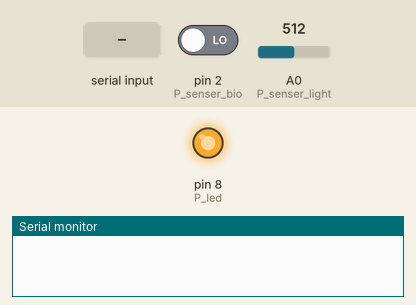
A sketch run on a simulated Arduino Uno, built with avr-gcc and run on an emulated ATmega328P. Shown: output pins drawn as LEDs (lit = HIGH), the last lines printed to the serial monitor. The test bench sets the inputs (shaded band); at power-on: pin 2 (P_senser_bio) LOW, A0 (P_senser_light) = 512.

Above: at 1.2 s.
1.3 s: "led off" received over Serial
At 3.5 s:
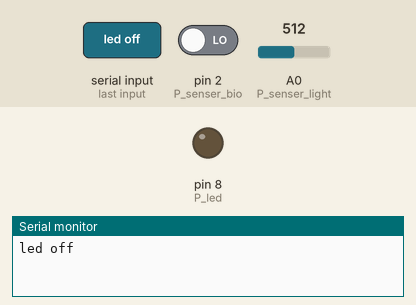
3.8 s: "led on" received over Serial
At 5.5 s:
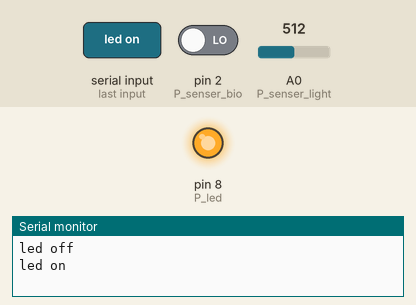
6.3 s: "led auto" received over Serial
8.8 s: pin 2 (P_senser_bio) driven HIGH
At 9.5 s:
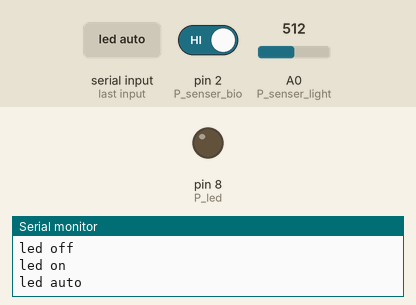
10.3 s: pin 2 (P_senser_bio) driven LOW
At 10.7 s:
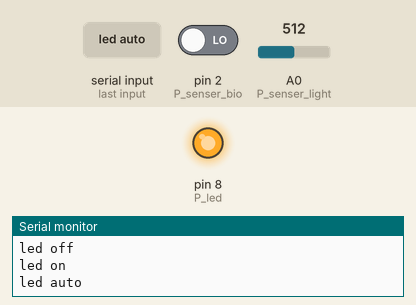
Timing chart, 0 to 12.8 s (numbered marks = the images above; inputs shaded):
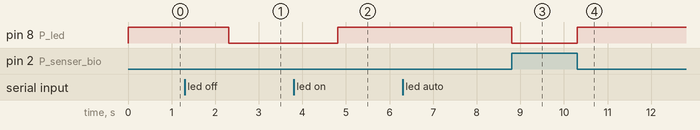

The sketch:

Sensor_Bio.ino
```cpp
unsigned int P_led = 8;
unsigned int P_senser_light = A0;
unsigned int P_senser_bio = 2;

bool C_led_auto = true;

int D_sense_light;
int D_sense_bio;

void setup() {
  Serial.begin(9600);
  pinMode(P_led, OUTPUT);
  pinMode(P_senser_light, INPUT);
  pinMode(P_senser_bio, INPUT);
  digitalWrite(P_led, HIGH);
}

void loop() {
    if (Serial.available())
    {
        String read_line = Serial.readString();
        Serial.println(read_line);
        if (read_line == "led on")
        {
          digitalWrite(P_led, HIGH);
          C_led_auto = false;
        }
        else if (read_line == "led off")
        {
          digitalWrite(P_led, LOW);
          C_led_auto = false;
        }
        else if (read_line == "led auto")
        {
          C_led_auto = true;
        }
    }

    D_sense_light =  analogRead(P_senser_light);
    D_sense_bio = digitalRead(P_senser_bio);


    if (C_led_auto)
    {
      if (D_sense_bio == HIGH)
      {
          digitalWrite(P_led, LOW);
      }
      else
      {
          digitalWrite(P_led, HIGH);
      }
    }
}
```

Measured:
- after the input at 1.3 s, pin 8 (P_led): HIGH → LOW after 1.0 s
- after the input at 3.8 s, pin 8 (P_led): LOW → HIGH after 1.0 s
- after the input at 8.8 s, pin 8 (P_led): HIGH → LOW at once
- after the input at 10.3 s, pin 8 (P_led): LOW → HIGH at once
